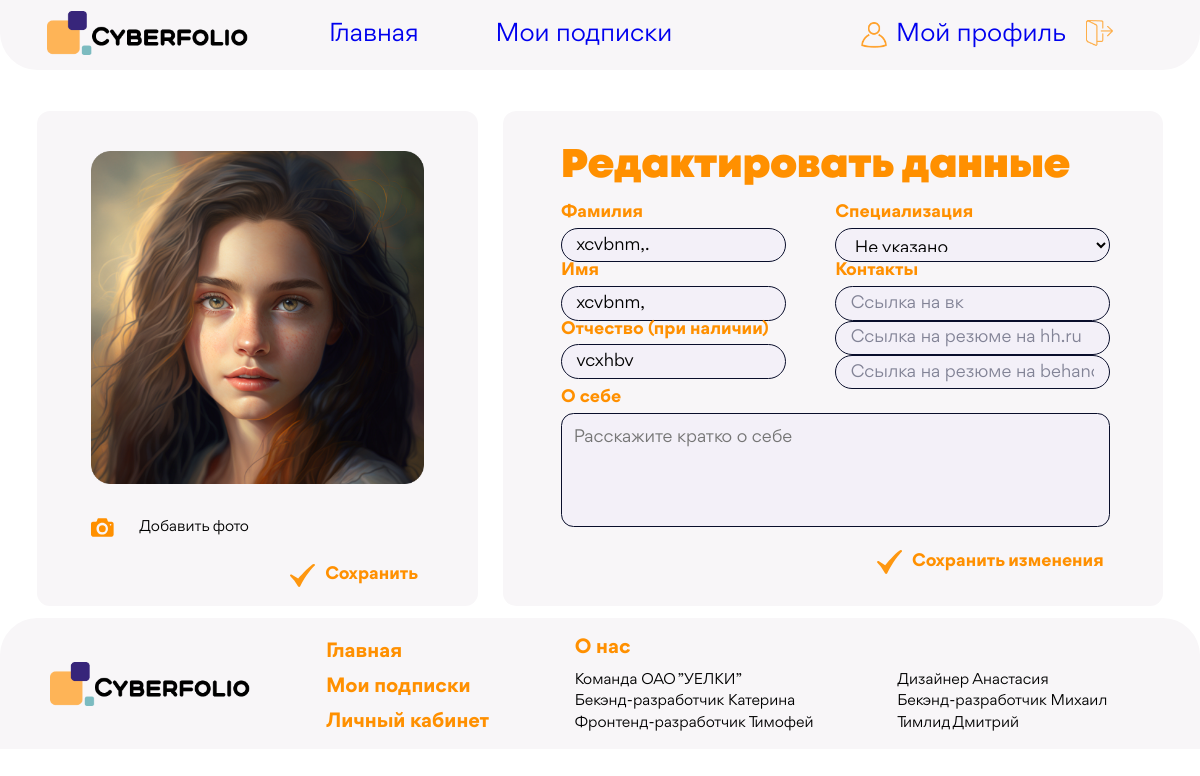
The app's page /profile/hui/edit (signed in) with its own data.
### Accounts/models.py (models this page shows, shortened)
class User(AbstractUser):
    sur_sur_name = models.CharField(max_length=20, verbose_name="Фамилия",blank=True)
    slug = models.SlugField(verbose_name='Слаг', unique=True)
    descriptions = models.TextField(max_length=300, verbose_name='Описание',blank=True)
    email = models.EmailField(verbose_name='Почта',blank=True)
    spec = models.ForeignKey('Specs', db_index=True, on_delete=models.PROTECT, verbose_name="Специализация",blank=True, default=1)
    photo = models.ImageField(upload_to=user_directory_path, blank=True, verbose_name="Фото")
    time_create = models.DateTimeField(auto_now_add=True, verbose_name="Время создания")
    vk_url = models.URLField(max_length=128, blank=True, verbose_name='VK')
    hh_url = models.URLField(max_length=128,blank=True, verbose_name='HH')
    behance_url = models.URLField(max_length=128,blank=True,verbose_name='BH')
    class Meta:
        verbose_name = 'Юзер'
        verbose_name_plural = 'Юзеры'
        ordering = ['id']

### Accounts/views.py (the view, shortened to what this page needs)
# urls.py: path('profile/<slug:slug>/edit', ProfileUpdateView.as_view(), name='editProfile'),
class ProfileUpdateView(UpdateView):
    model = User
    enctype = "multipart/form-data"
    fields = ['first_name', 'last_name', 'sur_sur_name', 'spec', 'vk_url', 'hh_url', 'behance_url', 'descriptions', 'photo']
    template_name = 'profile_settings1.html'
    def get(self, request, *args, **kwargs):
        slug = self.kwargs.get(self.slug_url_kwarg, None)
        user_profile = get_object_or_404(User, slug=slug)
        if request.user.is_authenticated:
            if user_profile.id == request.user.id:
                self.object = self.get_object()
                return super().get(request, *args, **kwargs)
        raise PermissionDenied()

### Accounts/models.py (called while the page is built)
    def __str__(self):
        return self.name

### templates/profile_settings1.html (shortened to what this page needs)
{% extends 'base.html' %}
{% load widget_tweaks %}
{% load static %}
{% block css %}
    <link rel="stylesheet" href="{% static 'css/normalize.css' %}">
    <link rel="stylesheet" href="{% static 'css/general_styles.css' %}">
    <link rel="stylesheet" href="{% static 'css/profile_styles.css' %}">
    <link href = "{% static 'fonts/stylesheet.css' %}" rel = "stylesheet" type = "text/css" />
{% endblock %}
{% block content %}
    <section class="main-section">
        <div class="container main-container">
            <div class="photo-container">
                {% if user.photo %}
                   <img src="{{ user.photo.url}}" alt="">
                {% else %}
                <img src="{% static '/images/user-image.png' %}" alt="">
                {% endif %}
                <form action="" autocomplete method="POST" enctype="multipart/form-data" class="add-image-form">
                    <div class="input-wrapper">
                        <img src="{% static '/images/photo-icon.svg' %}" alt="" class="add-photo-icon">
                        <label for="input_file" class="input-photo-label">Добавить фото</label>
                    </div>
                    <div class="submit-section photo-submit-section">
                        <img src="{% static '/images/galochka.svg' %}" alt="" class="galochka-icon">
                        <input type="submit" value="Сохранить" class="save-button">
                    </div>
                </form>
            </div>
            <div class="redactor-container">
                <h1 class="redactor-heading">Редактировать данные</h1>
                <form action="" autocomplete method="POST" class="information-form">
                    <div class="colum-fields">
                        <div class="colum first-colum">
                        <div class="input-heading">Фамилия</div>
                        {% render_field form.last_name class="input first-input" %}
                        <div class="input-heading">Имя</div>
                        {% render_field form.first_name class="input first-input" %}
                        <div class="input-heading">Отчество (при наличии)</div>
                        {% render_field form.sur_sur_name class="input first-input" %}
                        </div>
                        <div class="colum second-colum">
                        <div class="input-heading">Специализация</div>
                            {% render_field form.spec class="input secon-input" %}
                        <div class="input-heading">Контакты</div>
                        {% render_field form.vk_url placeholder="Ссылка на вк" class="input secon-input" %}
                        {% render_field form.hh_url placeholder="Ссылка на резюме на hh.ru" class="input secon-input" %}
                        {% render_field form.behance_url placeholder="Ссылка на резюме на behance" class="input secon-input" %}
                        </div>
                    </div>
                    <strong class="input-heading textarea-heading">О себе</strong>
                    {% render_field form.descriptions placeholder="Расскажите кратко о себе" class="textarea" %}
                    <div class="submit-section info-submit-section">
                        <img src="{% static '/images/galochka.svg' %}" alt="" class="galochka-icon">
                        <input type="submit" value="Сохранить изменения" class="save-button">
                    </div>
                </form>
            </div>
        </div>
    </section>
{% endblock %}

### Accounts/static/css/general_styles.css (style rules this page uses)
body { background-image: url(../images/background.png); background-size: cover; background-repeat: no-repeat; }
input { text-decoration: none; border: 0px; color: #000000; }
img { max-width: 100%; }
html { font-family: "Gordita"; }
* { box-sizing: border-box; }
.container { max-width: 100%; margin: 0; }
h1 { margin: 0; }
.input::placeholder { color: #828396; }
.input { border: 0.15vw solid #090E2B; border-radius: 4.01vw; padding: 0.78vw 1.198vw; transition: 0.3s box-shadow, 0.3s border-color; background: #f3f0f8; font-style: normal; font-weight: 400; font-size: 1.8vw; line-height: 1.354vw; }
.textarea { width: 100%; box-sizing: border-box; height: 6.25vw; background: #F3F0F8; border: 0.15vw solid #090E2B; border-radius: 1.04vw; font-family: 'Gordita'; font-style: normal; font-weight: 400; font-size: 1.45vw; line-height: 1.56vw; color: #828396; margin-bottom: 1.45vw; padding: 1.35vw 1.25vw 1.35vw 1.25vw; }

### Accounts/static/css/profile_styles.css (style rules this page uses)
body { background: url(../images/Frame12.png) cover no-repeat; }
.main-container { display: flex; justify-content: center; margin-top: 3.4375vw; margin-bottom: 1.04vw; display: flex; }
.photo-container { display: flex; flex-direction: column; width: 36.719vw; height: 41.198vw; background-color: #f8f6f8; padding: 3.28vw 4.479vw 1.198vw 4.479vw; border-radius: 1.09375vw; }
.galochka-icon { margin-right: 0.3125vw; width: 2.0833vw; }
.submit-section { display: flex; align-items: center; justify-content: end; margin-left: auto; }
.input-wrapper { margin-top: 2.86458vw; display: flex; align-items: center; }
.add-photo-icon { height: 1.5625vw; width: 1.946875vw; margin-right: 2.0833vw; }
.redactor-container { margin-left: 2.0833vw; width: 55%; max-height: 41.198vw; background-color: #f8f6f8; padding: 2.4479vw 4.427vw 0.9896vw 4.84375vw; border-radius: 1.09375vw; }
.redactor-heading { font-family: "Mont"; font-weight: 900; font-size: 3.3333vw; margin-top: 0px; margin-bottom: 1.042vw; line-height: 4.271vw; color: #ff9000; }
.save-button { background-color: #f8f6f8; font-weight: 700; font-size: 1.4583vw; line-height: 1.5625vw; color: #ff9000; border: none; cursor: pointer; }
.input-photo-label { font-style: normal; font-weight: 400; font-size: 1.25vw; line-height: 1.3541667vw; cursor: pointer; }
.input-heading { font-weight: 700; font-size: 1.4583vw; color: #ff9000; margin-bottom: 0.416667vw; line-height: 1.5625vw; }
.colum { display: flex; flex-direction: column; }
.colum:not(:last-child) { margin-right: 3.64583vw; }
.first-colum { width: 41%; }
.second-colum { width: 50%; margin-left: auto; }
.colum-fields { display: flex; }
.secon-input { font-size: 1.4583vw; line-height: 1.5625vw; height: 2.8646vw; width: 100%; }
.first-input { font-size: 1.4583vw; line-height: 1.5625vw; height: 2.8646vw; width: 100%; }
.textarea-heading { display: block; }
.textarea { font-weight: 400; font-size: 1.4583vw; line-height: 1.5625vw; color: #828396; background: #f3f0f8; resize: none; height: 9.53125vw; width: 100%; border: 0.15625vw solid #090e2b; padding: 1.25vw 0.98958vw; border-radius: 1.041667vw; transition: 0.3s box-shadow, 0.3s border-color; }
.photo-submit-section { margin-top: 2.2396vw; }

### records on screen
User: last_name "xcvbnm,.", first_name "xcvbnm,", sur_sur_name "vcxhbv", spec "Не указано"
